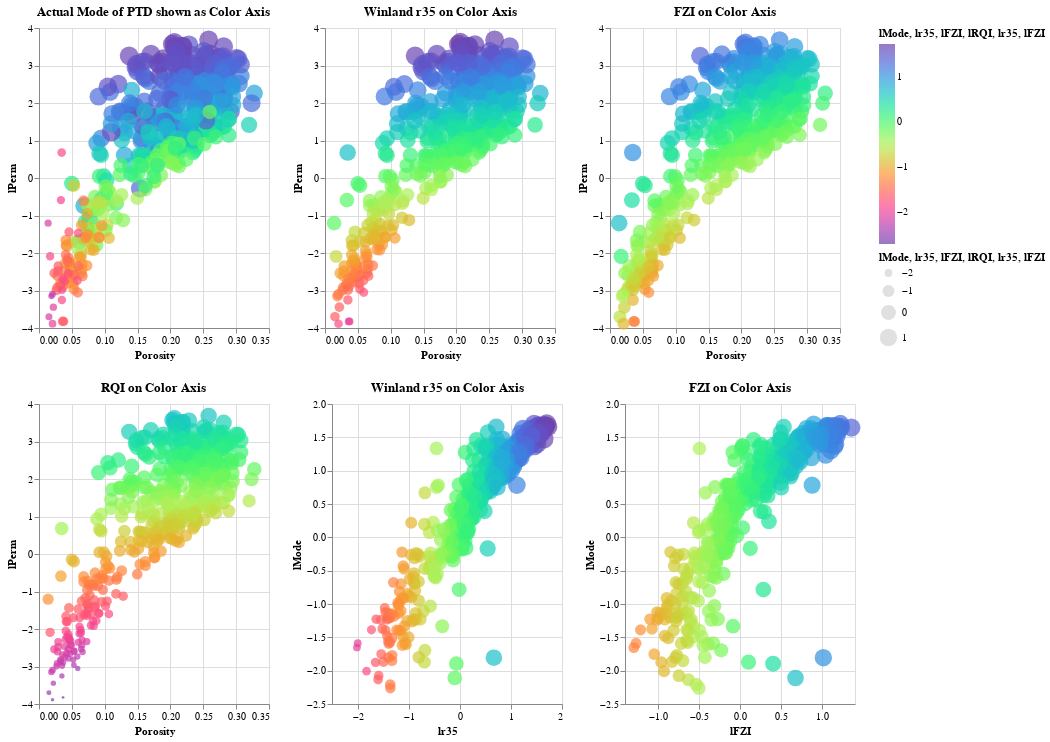

Notebook code cell kept with this figure:
### Markdown cell above
### Porosity vs. Permeability with Interactive Mode of Pore Throat Distribution, r35 and FZI (microns):

### Code cell
interval = alt.selection_interval()

base = alt.Chart(df).properties(
    width=230,
    height=300, 
).add_selection(interval)


pointsMode = base.mark_point(filled=True, size=200).encode(
    x='Porosity:Q',
    y='lPerm:Q',
    size='lMode:Q',
    color=alt.condition(interval, 'lMode:Q', alt.value('lightgray'),scale=alt.Scale(scheme='rainbow')),
    #color=alt.condition(selector, 'Well_Name:O', alt.value('lightgray'), legend=None),
    tooltip='Mode:Q', 
).properties(
    title='Actual Mode of PTD shown as Color Axis',
    selection=interval
)

pointsr35 = base.mark_point(filled=True, size=200).encode(
    x='Porosity:Q',
    y='lPerm:Q',
    size='lr35:Q',
    color=alt.condition(interval, 'lr35:Q', alt.value('lightgray'),scale=alt.Scale(scheme='rainbow')),
    #color=alt.condition(selector, 'Well_Name:O', alt.value('lightgray'), legend=None),
    tooltip='Winland_r35:Q', 
).properties(
    title='Winland r35 on Color Axis',
    selection=interval
)

pointsFZI = base.mark_point(filled=True, size=200).encode(
    x='Porosity:Q',
    y='lPerm:Q',
    size='lFZI:Q',
    color=alt.condition(interval, 'lFZI:Q', alt.value('lightgray'),scale=alt.Scale(scheme='rainbow')),
    #color=alt.condition(selector, 'Well_Name:O', alt.value('lightgray'), legend=None),
    tooltip='FZI:Q', 
).properties(
    title='FZI on Color Axis',
    selection=interval
)


pointsRQI = base.mark_point(filled=True, size=200).encode(
    x='Porosity:Q',
    y='lPerm:Q',
    size='lRQI:Q',
    color=alt.condition(interval, 'lRQI:Q', alt.value('lightgray'),scale=alt.Scale(scheme='rainbow')),
    #color=alt.condition(selector, 'Well_Name:O', alt.value('lightgray'), legend=None),
    tooltip='RQI:Q', 
).properties(
    title='RQI on Color Axis',
    selection=interval
)



points3 = base.mark_point(filled=True, size=200).encode(
    x='lr35:Q',
    y='lMode:Q',
    size='lr35:Q',
    color=alt.condition(interval, 'lr35:Q', alt.value('lightgray'),scale=alt.Scale(scheme='rainbow')),
    #color=alt.condition(selector, 'Well_Name:O', alt.value('lightgray'), legend=None),
    tooltip='Winland_r35:Q', 
).properties(
    title='Winland r35 on Color Axis',
    selection=interval
)

points4 = base.mark_point(filled=True, size=200).encode(
    x='lFZI:Q',
    y='lMode:Q',
    size='lFZI:Q',
    color=alt.condition(interval, 'lFZI:Q', alt.value('lightgray'),scale=alt.Scale(scheme='rainbow')),
    #color=alt.condition(selector, 'Well_Name:O', alt.value('lightgray'), legend=None),
    tooltip='FZI:Q', 
).properties(
    title='FZI on Color Axis',
    selection=interval
)


scatter = pointsMode | pointsr35 | pointsFZI
ptr = pointsRQI | points3 |  points4 

scatter & ptr

### Figure 1 — Vega-Lite specification as saved in the notebook (floating-point values rounded to 4 significant figures; data arrays with more than 128 entries replaced by an {"elided": "..."} marker saying what was removed)
{"config": {"view": {"continuousWidth": 400, "continuousHeight": 300}}, "vconcat": [{"hconcat": [{"mark": {"type": "point", "filled": true, "size": 200}, "encoding": {"color": {"condition": {"type": "quantitative", "field": "lMode", "scale": {"scheme": "rainbow"}, "selection": "selector004"}, "value": "lightgray"}, "size": {"type": "quantitative", "field": "lMode"}, "tooltip": {"type": "quantitative", "field": "Mode"}, "x": {"type": "quantitative", "field": "Porosity"}, "y": {"type": "quantitative", "field": "lPerm"}}, "height": 300, "selection": {"selector004": {"type": "interval"}}, "title": "Actual Mode of PTD shown as Color Axis", "width": 230}, {"mark": {"type": "point", "filled": true, "size": 200}, "encoding": {"color": {"condition": {"type": "quantitative", "field": "lr35", "scale": {"scheme": "rainbow"}, "selection": "selector004"}, "value": "lightgray"}, "size": {"type": "quantitative", "field": "lr35"}, "tooltip": {"type": "quantitative", "field": "Winland_r35"}, "x": {"type": "quantitative", "field": "Porosity"}, "y": {"type": "quantitative", "field": "lPerm"}}, "height": 300, "selection": {"selector004": {"type": "interval"}}, "title": "Winland r35 on Color Axis", "width": 230}, {"mark": {"type": "point", "filled": true, "size": 200}, "encoding": {"color": {"condition": {"type": "quantitative", "field": "lFZI", "scale": {"scheme": "rainbow"}, "selection": "selector004"}, "value": "lightgray"}, "size": {"type": "quantitative", "field": "lFZI"}, "tooltip": {"type": "quantitative", "field": "FZI"}, "x": {"type": "quantitative", "field": "Porosity"}, "y": {"type": "quantitative", "field": "lPerm"}}, "height": 300, "selection": {"selector004": {"type": "interval"}}, "title": "FZI on Color Axis", "width": 230}]}, {"hconcat": [{"mark": {"type": "point", "filled": true, "size": 200}, "encoding": {"color": {"condition": {"type": "quantitative", "field": "lRQI", "scale": {"scheme": "rainbow"}, "selection": "selector004"}, "value": "lightgray"}, "size": {"type": "quantitative", "field": "lRQI"}, "tooltip": {"type": "quantitative", "field": "RQI"}, "x": {"type": "quantitative", "field": "Porosity"}, "y": {"type": "quantitative", "field": "lPerm"}}, "height": 300, "selection": {"selector004": {"type": "interval"}}, "title": "RQI on Color Axis", "width": 230}, {"mark": {"type": "point", "filled": true, "size": 200}, "encoding": {"color": {"condition": {"type": "quantitative", "field": "lr35", "scale": {"scheme": "rainbow"}, "selection": "selector004"}, "value": "lightgray"}, "size": {"type": "quantitative", "field": "lr35"}, "tooltip": {"type": "quantitative", "field": "Winland_r35"}, "x": {"type": "quantitative", "field": "lr35"}, "y": {"type": "quantitative", "field": "lMode"}}, "height": 300, "selection": {"selector004": {"type": "interval"}}, "title": "Winland r35 on Color Axis", "width": 230}, {"mark": {"type": "point", "filled": true, "size": 200}, "encoding": {"color": {"condition": {"type": "quantitative", "field": "lFZI", "scale": {"scheme": "rainbow"}, "selection": "selector004"}, "value": "lightgray"}, "size": {"type": "quantitative", "field": "lFZI"}, "tooltip": {"type": "quantitative", "field": "FZI"}, "x": {"type": "quantitative", "field": "lFZI"}, "y": {"type": "quantitative", "field": "lMode"}}, "height": 300, "selection": {"selector004": {"type": "interval"}}, "title": "FZI on Color Axis", "width": 230}]}], "data": {"name": "data-d21bc4942ff4ee4f7c4509145859d10a"}, "$schema": "https://vega.github.io/schema/vega-lite/v4.8.1.json", "datasets": {"data-d21bc4942ff4ee4f7c4509145859d10a": {"elided": "444 records"}}}
